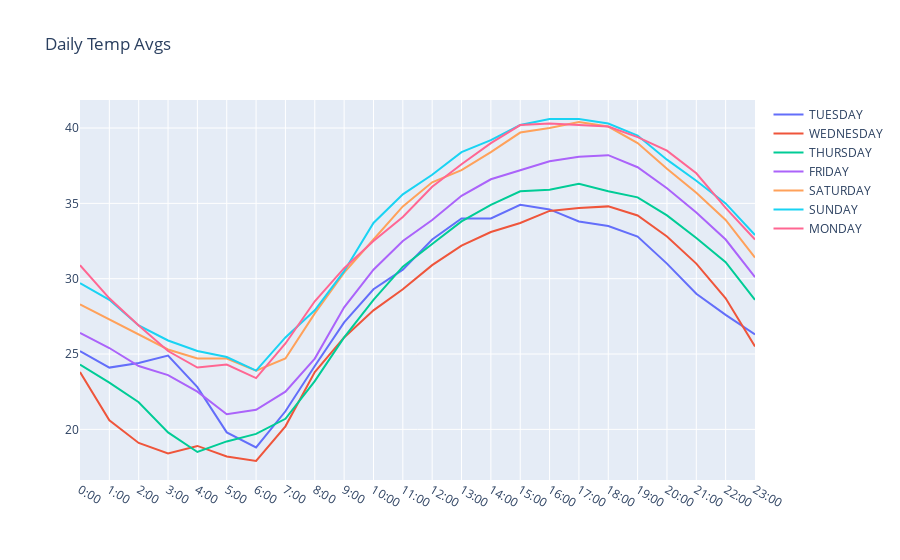

The notebook cell this image was saved under:
### Code cell
# Another way to do it using list comprehension 

data =[{'x':df['LST_TIME'],
    'y':df[df["DAY"]==day]['T_HR_AVG'],
       'name':day} for day in df['DAY'].unique()]


layout = go.Layout(title='Daily Temp Avgs')

fig = go.Figure(data=data,layout=layout)
pyo.iplot(fig)

### Figure 1 — Plotly figure (JSON) as saved in the notebook; plotly's stock layout.template omitted (floating-point values rounded to 4 significant figures; data arrays with more than 128 entries replaced by an {"elided": "..."} marker saying what was removed)
{"data": [{"name": "TUESDAY", "type": "scatter", "x": {"elided": "168 str values"}, "y": [25.2, 24.1, 24.4, 24.9, 22.8, 19.8, 18.8, 21.2, 24.2, 27.1, 29.3, 30.6, 32.6, 34, 34, 34.9, 34.6, 33.8, 33.5, 32.8, 31, 29, 27.6, 26.3]}, {"name": "WEDNESDAY", "type": "scatter", "x": {"elided": "168 str values"}, "y": [23.8, 20.6, 19.1, 18.4, 18.9, 18.2, 17.9, 20.2, 23.8, 26.1, 27.9, 29.3, 30.9, 32.2, 33.1, 33.7, 34.5, 34.7, 34.8, 34.2, 32.8, 31, 28.7, 25.5]}, {"name": "THURSDAY", "type": "scatter", "x": {"elided": "168 str values"}, "y": [24.3, 23.1, 21.8, 19.8, 18.5, 19.2, 19.7, 20.7, 23.2, 26.1, 28.6, 30.8, 32.3, 33.8, 34.9, 35.8, 35.9, 36.3, 35.8, 35.4, 34.2, 32.7, 31.1, 28.6]}, {"name": "FRIDAY", "type": "scatter", "x": {"elided": "168 str values"}, "y": [26.4, 25.4, 24.2, 23.6, 22.5, 21, 21.3, 22.5, 24.7, 28.1, 30.6, 32.5, 33.9, 35.5, 36.6, 37.2, 37.8, 38.1, 38.2, 37.4, 36, 34.4, 32.6, 30.1]}, {"name": "SATURDAY", "type": "scatter", "x": {"elided": "168 str values"}, "y": [28.3, 27.3, 26.3, 25.3, 24.7, 24.7, 23.9, 24.7, 27.7, 30.4, 32.6, 34.8, 36.4, 37.2, 38.4, 39.7, 40, 40.4, 40.1, 39, 37.3, 35.7, 33.9, 31.4]}, {"name": "SUNDAY", "type": "scatter", "x": {"elided": "168 str values"}, "y": [29.7, 28.6, 26.9, 25.9, 25.2, 24.8, 23.9, 26.1, 27.9, 30.5, 33.7, 35.6, 36.9, 38.4, 39.2, 40.2, 40.6, 40.6, 40.3, 39.5, 37.9, 36.5, 35, 32.9]}, {"name": "MONDAY", "type": "scatter", "x": {"elided": "168 str values"}, "y": [30.9, 28.7, 26.9, 25.2, 24.1, 24.3, 23.4, 25.7, 28.5, 30.7, 32.5, 34.1, 36.1, 37.6, 39, 40.2, 40.3, 40.2, 40.1, 39.4, 38.5, 37, 34.7, 32.6]}], "layout": {"title": {"text": "Daily Temp Avgs"}}}
